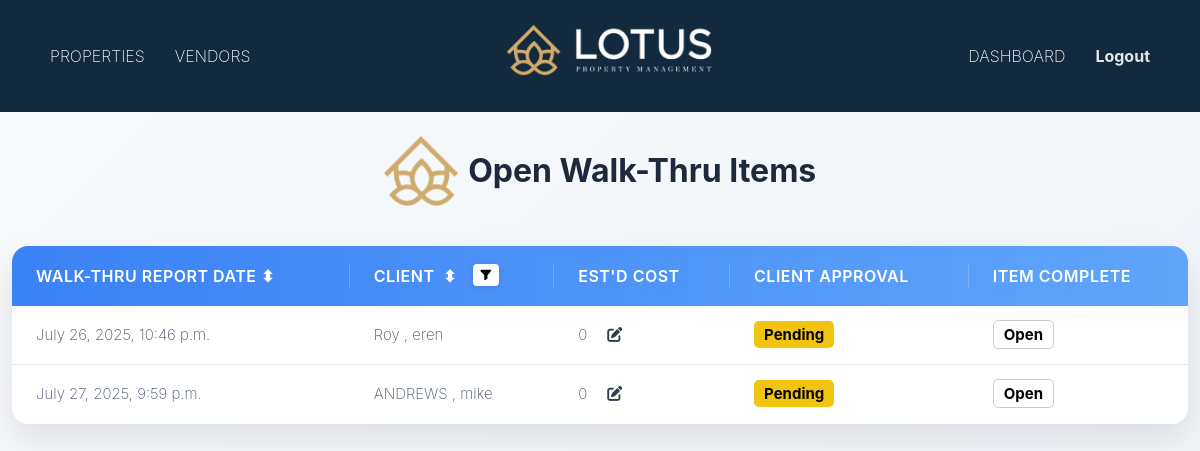
The app's page /clientmanager/reports/open/ (signed in) with its own data.
### walkthroughreport/models.py (models this page shows)
class WalkthroughReport(models.Model):
    user = models.ForeignKey(Client, on_delete=models.CASCADE)  # Use Client from mainapp
    property = models.ForeignKey(PropertyManagement, on_delete=models.CASCADE, blank=True, null=True)
    name = models.CharField(max_length=100, blank=True, null=True)
    description = models.CharField(max_length=200, blank=True, null=True)
    updatedate = models.DateField(blank=True, null=True)
    datetime = models.DateTimeField(auto_now_add=True, blank=True, null=True)
    cost = models.IntegerField(default=0, blank=True, null=True)
    cost_notes = models.CharField(max_length=500, blank=True, null=True)
    status = models.CharField(max_length=20, choices=STATUS_CHOICES, default='Open', blank=True, null=True)
    item_status_check = models.BooleanField(default=False)
    status_remarks = models.CharField(max_length=500, blank=True, null=True)
    client_approval = models.CharField(max_length=10, choices=APPROVAL_CHOICES, default='Pending', blank=True)
    completation_denied_date = models.DateField(blank=True, null=True)

### mainapp/models.py (models this page shows, shortened)
class Client(models.Model):
    first_name = models.CharField(max_length=150)
    last_name = models.CharField(max_length=150)
    username = models.CharField(max_length=150, unique=True, blank=True)
    email = models.EmailField()
    password = models.CharField(max_length=255, blank=True)
    address = models.CharField(max_length=255, blank=True, null=True)
    city = models.CharField(max_length=100, blank=True, null=True)
    state = models.CharField(max_length=100, blank=True, null=True)
    zipcode = models.CharField(max_length=10, blank=True, null=True)
    phone_number = models.CharField(max_length=15,blank=True, null=True)
    office_phone = models.CharField(max_length=15, blank=True, null=True)
    business_address = models.CharField(max_length=255, blank=True, null=True)
    PREFERRED_CONTACT_CHOICES = [
        ('email', 'Email'),
        ('phone', 'Phone'),
        ('text', 'text'),
    ]
    preferred_contact_method = models.CharField(
        max_length=10, choices=PREFERRED_CONTACT_CHOICES, default='email'
    )
    PRIORITY_CHOICES = [
    ('primary', 'Primary'),
    ('secondary', 'Secondary'),
    ('tertiary', 'Tertiary'),
    ]
    contact1_name = models.CharField(max_length=150, blank=True, null=True)
    contact1_last_name = models.CharField(max_length=150, blank=True, null=True)
    contact1_email = models.EmailField(blank=True, null=True)
    contact1_phone = models.CharField(max_length=15, blank=True, null=True)
    contact1_office_phone = models.CharField(max_length=15, blank=True, null=True)
    contact1_buisness_adress = models.CharField(max_length=15, blank=True, null=True)
    contact1_preferred = models.CharField(
        max_length=10, choices=PREFERRED_CONTACT_CHOICES, blank=True, null=True
    )
    contact1_priority = models.CharField(
    max_length=10, choices=PRIORITY_CHOICES, blank=True, null=True
    )
    contact2_name = models.CharField(max_length=150, blank=True, null=True)
    contact2_last_name = models.CharField(max_length=150, blank=True, null=True)
    contact2_email = models.EmailField(blank=True, null=True)
    contact2_phone = models.CharField(max_length=15, blank=True, null=True)
    contact2_office_phone = models.CharField(max_length=15, blank=True, null=True)
    contact2_buisness_adress = models.CharField(max_length=15, blank=True, null=True)
    contact2_preferred = models.CharField(
        max_length=10, choices=PREFERRED_CONTACT_CHOICES, blank=True, null=True
    )
    contact2_priority = models.CharField(
    max_length=10, choices=PRIORITY_CHOICES, blank=True, null=True
    )
    contact3_name = models.CharField(max_length=150, blank=True, null=True)
    contact3_last_name = models.CharField(max_length=150, blank=True, null=True)
    contact3_email = models.EmailField(blank=True, null=True)
    contact3_phone = models.CharField(max_length=15, blank=True, null=True)
    contact3_office_phone = models.CharField(max_length=15, blank=True, null=True)
    contact3_buisness_adress = models.CharField(max_length=15, blank=True, null=True)
    contact3_preferred = models.CharField(
        max_length=10, choices=PREFERRED_CONTACT_CHOICES, blank=True, null=True
    )
    contact3_priority = models.CharField(
    max_length=10, choices=PRIORITY_CHOICES, blank=True, null=True
    )
    contact4_name = models.CharField(max_length=150, blank=True, null=True)
    contact4_last_name = models.CharField(max_length=150, blank=True, null=True)
    contact4_email = models.EmailField(blank=True, null=True)
    contact4_phone = models.CharField(max_length=15, blank=True, null=True)
    contact4_office_phone = models.CharField(max_length=15, blank=True, null=True)
    contact4_buisness_adress = models.CharField(max_length=15, blank=True, null=True)
    contact4_preferred = models.CharField(
        max_length=10, choices=PREFERRED_CONTACT_CHOICES, blank=True, null=True
    )
    contact4_priority = models.CharField(
    max_length=10, choices=PRIORITY_CHOICES, blank=True, null=True
    )
    contact5_name = models.CharField(max_length=150, blank=True, null=True)
    contact5_last_name = models.CharField(max_length=150, blank=True, null=True)
    contact5_email = models.EmailField(blank=True, null=True)
    contact5_phone = models.CharField(max_length=15, blank=True, null=True)
    contact5_office_phone = models.CharField(max_length=15, blank=True, null=True)
    contact5_buisness_adress = models.CharField(max_length=15, blank=True, null=True)
    contact5_preferred = models.CharField(
        max_length=10, choices=PREFERRED_CONTACT_CHOICES, blank=True, null=True
    )
    contact5_priority = models.CharField(
    max_length=10, choices=PRIORITY_CHOICES, blank=True, null=True
    )
    created_at = models.DateTimeField(auto_now_add=True)

### clientmanager/views.py (the view)
# urls.py: path('reports/open/', views.open_reports_view, name='open_reports'),
def open_reports_view(request):
    manager_id = request.session.get('manager_id')
    if not manager_id:
        return redirect('clientmanager:client_login')
    reports = WalkthroughReport.objects.filter(status="Open")
    return render(request, 'clientmanager/walkthrough/open_reports.html', {
        'reports': reports,
        'base_template': 'cmbase.html'
    })

### template/clientmanager/walkthrough/open_reports.html (shortened to what this page needs)
{% extends 'cmbase.html' %}
{% load static %}
{% block content %}
<link rel="stylesheet" href="https://cdnjs.cloudflare.com/ajax/libs/font-awesome/6.5.0/css/all.min.css">
    <div class="container">
        <header>
            <div class="logo">
               <img src="{% static 'img/smalllogo.png' %}" alt="">
               Open Walk-Thru Items
            </div>
        </header>
        <div class="table-container">
            <table class="services-table">
                <thead>
                    <tr>
                        <th id="dateHeader" style="cursor: pointer;">
                            Walk-Thru Report Date <span id="dateArrow">⬍</span>
                        </th>
                         <th id="clientHeader" style="position: relative; color: white;">
                                    <span style="cursor: pointer;">Client</span>
                                    <span id="clientArrow" style="margin-left: 4px;">⬍</span>
                                    <span id="clientFilterBtn" title="Filter Client" style="
                                        display: inline-flex;
                                        align-items: center;
                                        justify-content: center;
                                        margin-left: 12px;
                                        width: 26px;
                                        height: 22px;
                                        background: white;
                                        border-radius: 4px;
                                        cursor: pointer;
                                        box-shadow: 0 1px 4px rgba(0,0,0,0.1);
                                        transition: background 0.2s ease;
                                    ">
                                        <svg width="14" height="14" viewBox="0 0 24 24" fill="#000" xmlns="http://www.w3.org/2000/svg" style="display: block;">
                                        <path d="M3 4a1 1 0 0 1 1-1h16a1 1 0 0 1 .8 1.6l-6.3 8.4v5a1 1 0 0 1-.6.9l-4 2A1 1 0 0 1 9 20v-7.9L2.6 5.6A1 1 0 0 1 3 4z"/>
                                        </svg>
                                    </span>
                                    </th>
                        <th>Est'd Cost</th>
                        <th>Client Approval</th>
                        <th>Item Complete</th>
                    </tr>
                </thead>
                <tbody>
                    {% for report in reports %}
                    <tr class="{% if request.status == 'open' %}active{% endif %}">
                       <td onclick="window.location.href='{% url 'clientmanager:report_open_detail' report.pk %}'" style="cursor: pointer;">{{ report.datetime }}</td>
                        <td>{{ report.user.last_name }} , {{ report.user.first_name }}</td>
<td style="display: flex; align-items: center; gap: 20px;">
  <span id="cost-{{ report.id }}">{{ report.cost }}</span>
  <button onclick="openCostModal({{ report.id }})" style="background: none; border: none; color: #2c3e50; cursor: pointer;" title="Edit Cost">
    <i class="fas fa-pen-to-square"></i>
  </button>
</td>
<td><div id="approval-cell-{{ report.id }}" onclick="openApprovalPopup({{ report.id }})" style="cursor: pointer;"><span style="padding:4px 10px; border-radius:5px; font-weight:bold; background-color:{% if report.client_approval == 'Approved' %}#2ecc71{% elif report.client_approval == 'Denied' %}#e74c3c{% else %}#f1c40f{% endif %}; color:{% if report.client_approval == 'Pending' %}black{% else %}white{% endif %};">{{ report.client_approval }}</span></div></td>
                       <td onclick="openStatusPopup({{ report.id }})" style="cursor: pointer;" id="status-cell-{{ report.id }}">
  <span style="padding: 4px 10px; background-color: white; color: black; border: 1px solid #ccc; border-radius: 5px; font-weight: bold;">
    Open
  </span>
</td>
                    </tr>
                    {% empty %}
                    <p>No reports available.</p>
                {% endfor %}
                </tbody>
            </table>
        </div>
    </div>
{% endblock content %}

### template/clientmanager/walkthrough/open_reports.html (style rules this page uses)
* { box-sizing: border-box; font-family: 'Inter', 'Segoe UI', Tahoma, Geneva, Verdana, sans-serif; }
body { background: linear-gradient(135deg, #f8fafc 0%, #f0f4f8 100%); color: #334155; min-height: 100vh; }
.container { max-width: 1200px; margin: 0 auto; }
header { margin-top: 2%; text-align: center; margin-bottom: 40px; padding: 0 20px; }
.logo { font-size: 32px; font-weight: 700; color: #1e293b; margin-bottom: 12px; display: flex; align-items: center; justify-content: center; transition: all 0.3s ease; }
.table-container { background: white; border-radius: 16px; box-shadow: 0 15px 35px rgba(0, 0, 0, 0.1); overflow: hidden; margin-bottom: 40px; position: relative; transition: all 0.3s ease; overflow-x: auto; }
.services-table { width: 100%; border-collapse: collapse; text-align: left; min-width: 650px; }
.services-table thead { background: linear-gradient(90deg, #3b82f6, #60a5fa); color: white; }
.services-table th { padding: 18px 24px; font-weight: 600; font-size: 16px; position: relative; text-transform: uppercase; letter-spacing: 0.5px; }
.services-table th:not(:last-child)::after { content: ''; position: absolute; right: 0; top: 18px; bottom: 18px; width: 1px; background: rgba(255, 255, 255, 0.2); }
.services-table tbody tr { border-bottom: 1px solid #e2e8f0; cursor: pointer; transition: all 0.2s ease; }
.services-table tbody tr:last-child { border-bottom: none; }
.services-table td { padding: 18px 24px; font-size: 15px; color: #475569; }

### records on screen
WalkthroughReport: datetime "July 26, 2025, 10:46 p.m.", user.last_name "Roy", user.first_name "eren", cost "0", client_approval "Pending"
WalkthroughReport: datetime "July 27, 2025, 9:59 p.m.", user.last_name "ANDREWS", user.first_name "mike", cost "0", client_approval "Pending"
